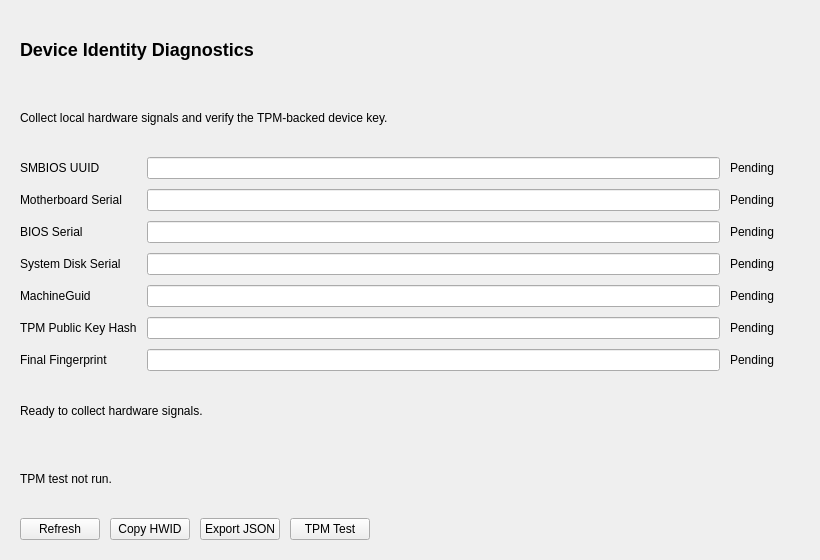
<?xml version="1.0" encoding="UTF-8"?>
<ui version="4.0">
 <class>MainWindow</class>
 <widget class="QMainWindow" name="MainWindow">
  <property name="geometry">
   <rect><x>0</x><y>0</y><width>820</width><height>560</height></rect>
  </property>
  <property name="windowTitle"><string>HWID Obtainer</string></property>
  <widget class="QWidget" name="centralWidget">
   <layout class="QVBoxLayout" name="mainLayout">
    <property name="leftMargin"><number>20</number></property>
    <property name="topMargin"><number>20</number></property>
    <property name="rightMargin"><number>20</number></property>
    <property name="bottomMargin"><number>20</number></property>
    <property name="spacing"><number>10</number></property>
    <item><widget class="QLabel" name="titleLabel"><property name="text"><string>Device Identity Diagnostics</string></property><property name="styleSheet"><string notr="true">font-size: 18px; font-weight: 700;</string></property></widget></item>
    <item><widget class="QLabel" name="descriptionLabel"><property name="text"><string>Collect local hardware signals and verify the TPM-backed device key.</string></property><property name="wordWrap"><bool>true</bool></property></widget></item>
    <item>
     <layout class="QFormLayout" name="signalsFormLayout">
      <property name="fieldGrowthPolicy"><enum>QFormLayout::AllNonFixedFieldsGrow</enum></property>
      <item row="0" column="0"><widget class="QLabel" name="smbiosUuidLabel"><property name="text"><string>SMBIOS UUID</string></property></widget></item>
      <item row="0" column="1"><layout class="QHBoxLayout" name="smbiosUuidLayout"><item><widget class="QLineEdit" name="smbiosUuidEdit"><property name="readOnly"><bool>true</bool></property></widget></item><item><widget class="QLabel" name="smbiosUuidStatusLabel"><property name="minimumSize"><size><width>70</width><height>0</height></size></property><property name="text"><string>Pending</string></property></widget></item></layout></item>
      <item row="1" column="0"><widget class="QLabel" name="motherboardLabel"><property name="text"><string>Motherboard Serial</string></property></widget></item>
      <item row="1" column="1"><layout class="QHBoxLayout" name="motherboardLayout"><item><widget class="QLineEdit" name="motherboardEdit"><property name="readOnly"><bool>true</bool></property></widget></item><item><widget class="QLabel" name="motherboardStatusLabel"><property name="minimumSize"><size><width>70</width><height>0</height></size></property><property name="text"><string>Pending</string></property></widget></item></layout></item>
      <item row="2" column="0"><widget class="QLabel" name="biosLabel"><property name="text"><string>BIOS Serial</string></property></widget></item>
      <item row="2" column="1"><layout class="QHBoxLayout" name="biosLayout"><item><widget class="QLineEdit" name="biosEdit"><property name="readOnly"><bool>true</bool></property></widget></item><item><widget class="QLabel" name="biosStatusLabel"><property name="minimumSize"><size><width>70</width><height>0</height></size></property><property name="text"><string>Pending</string></property></widget></item></layout></item>
      <item row="3" column="0"><widget class="QLabel" name="diskLabel"><property name="text"><string>System Disk Serial</string></property></widget></item>
      <item row="3" column="1"><layout class="QHBoxLayout" name="diskLayout"><item><widget class="QLineEdit" name="diskEdit"><property name="readOnly"><bool>true</bool></property></widget></item><item><widget class="QLabel" name="diskStatusLabel"><property name="minimumSize"><size><width>70</width><height>0</height></size></property><property name="text"><string>Pending</string></property></widget></item></layout></item>
      <item row="4" column="0"><widget class="QLabel" name="machineGuidLabel"><property name="text"><string>MachineGuid</string></property></widget></item>
      <item row="4" column="1"><layout class="QHBoxLayout" name="machineGuidLayout"><item><widget class="QLineEdit" name="machineGuidEdit"><property name="readOnly"><bool>true</bool></property></widget></item><item><widget class="QLabel" name="machineGuidStatusLabel"><property name="minimumSize"><size><width>70</width><height>0</height></size></property><property name="text"><string>Pending</string></property></widget></item></layout></item>
      <item row="5" column="0"><widget class="QLabel" name="tpmLabel"><property name="text"><string>TPM Public Key Hash</string></property></widget></item>
      <item row="5" column="1"><layout class="QHBoxLayout" name="tpmLayout"><item><widget class="QLineEdit" name="tpmEdit"><property name="readOnly"><bool>true</bool></property></widget></item><item><widget class="QLabel" name="tpmStatusLabel"><property name="minimumSize"><size><width>70</width><height>0</height></size></property><property name="text"><string>Pending</string></property></widget></item></layout></item>
      <item row="6" column="0"><widget class="QLabel" name="fingerprintLabel"><property name="text"><string>Final Fingerprint</string></property></widget></item>
      <item row="6" column="1"><layout class="QHBoxLayout" name="fingerprintLayout"><item><widget class="QLineEdit" name="fingerprintEdit"><property name="readOnly"><bool>true</bool></property></widget></item><item><widget class="QLabel" name="fingerprintStatusLabel"><property name="minimumSize"><size><width>70</width><height>0</height></size></property><property name="text"><string>Pending</string></property></widget></item></layout></item>
     </layout>
    </item>
    <item><widget class="QLabel" name="operationStatusLabel"><property name="text"><string>Ready to collect hardware signals.</string></property><property name="wordWrap"><bool>true</bool></property></widget></item>
    <item><widget class="QLabel" name="tpmTestStatusLabel"><property name="text"><string>TPM test not run.</string></property><property name="wordWrap"><bool>true</bool></property></widget></item>
    <item>
     <layout class="QHBoxLayout" name="buttonsLayout">
      <item><widget class="QPushButton" name="refreshButton"><property name="text"><string>Refresh</string></property></widget></item>
      <item><widget class="QPushButton" name="copyHwidButton"><property name="text"><string>Copy HWID</string></property></widget></item>
      <item><widget class="QPushButton" name="exportJsonButton"><property name="text"><string>Export JSON</string></property></widget></item>
      <item><widget class="QPushButton" name="tpmTestButton"><property name="text"><string>TPM Test</string></property></widget></item>
      <item><spacer name="buttonSpacer"><property name="orientation"><enum>Qt::Horizontal</enum></property><property name="sizeHint" stdset="0"><size><width>40</width><height>20</height></size></property></spacer></item>
     </layout>
    </item>
   </layout>
  </widget>
 </widget>
 <resources/>
 <connections/>
</ui>
